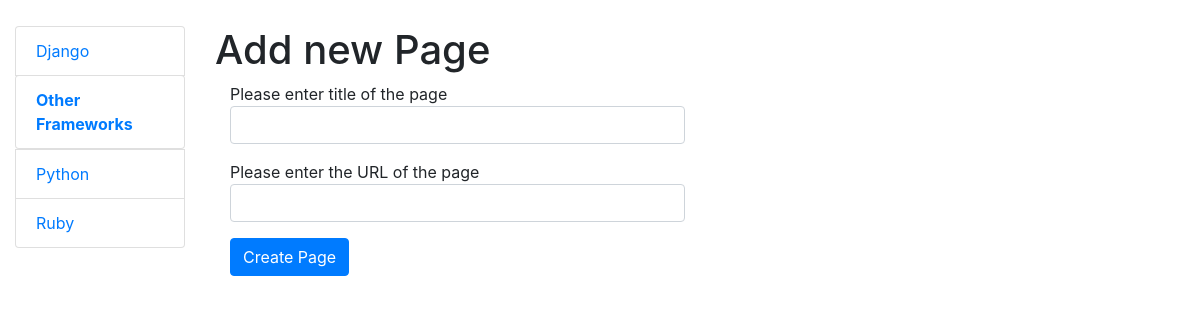
Page /read/other-frameworks/page/new/ (signed in) on the committed database.
### pages/models.py (models this page shows, shortened)
class Category(models.Model):
    name = models.CharField(max_length=120, unique=True, db_index=True)
    views = models.PositiveIntegerField(default=0)
    likes = models.PositiveIntegerField(default=0)
    slug = models.SlugField(unique=True, db_index=True)
    class Meta:
        verbose_name_plural = 'categories'
        ordering = ('name',)

### pages/views.py (the view)
# urls.py: url(r'^(?P<slug>[-\w]+)/page/new/$', views.page_create, name='page_create')
@login_required
def page_create(request, slug):
    category = get_object_or_404(Category, slug=slug)
    if request.method == 'POST':
        form = PageForm(request.POST)
        if form.is_valid():
            page = form.save(commit=False)
            page.category = category
            page.save()
            return redirect(category)
        else:
            print(form.errors)
    else:
        form = PageForm()
    return render(request, 'pages/create.html', {'form': form, 'category': category})

### pages/forms.py (shortened to what this page needs)
class PageForm(forms.ModelForm):
    class Meta:
        model = Page
        fields = ('title', 'url')
        widgets = {
            'title': forms.TextInput(attrs={'class': 'form-control'}),
            'url': forms.TextInput(attrs={'class': 'form-control'})
        }
        help_texts = {
            'title': 'Please enter title of the page',
            'url': 'Please enter the URL of the page'
        }

### pages/templatetags/pages_tags.py (called while the page is built)
@register.inclusion_tag('pages/categories.html')
def category_list(active=None):
    return {'categories': Category.objects.all(), 'active_cat': active}

### pages/templates/pages/create.html (shortened to what this page needs)
{% extends "pages/base.html" %}
{% block content %}
  <h1>Add new Page</h1>
  <div>
    <form class="col-md-6" id="page_form" method="post" action="" novalidate>
      {% for field in form %}
      <div class="form-group">
        {{ field.help_text }}<br>
        {{ field }}
      </div>
      {% endfor %}
      <input class="btn btn-primary" type="submit" name="submit" value="Create Page" />
    </form>
  </div>
{% endblock %}

### pages/templates/pages/categories.html
<div class="list-group">
  {% if categories %}
  {% for c in categories %}
    {% if c == active_cat %}
        <strong>
        <a class="list-group-item" href="{% url 'pages:detail' c.slug %}">{{ c.name }}</a>
        </strong>
    {% else %}
      <a class="list-group-item" href="{% url 'pages:detail' c.slug %}">{{ c.name }}</a>
    {% endif %}
  {% endfor %}
  {% else %}
  <strong>There are no categories present.</strong>
  {% endif %}
</div>

### rows in the picture
Category: name "Django"
Category: name "Other Frameworks"
Category: name "Python"
Category: name "Ruby"

### other values in the picture
{{ field.help_text }} "Please enter title of the page" "Please enter the URL of the page"
